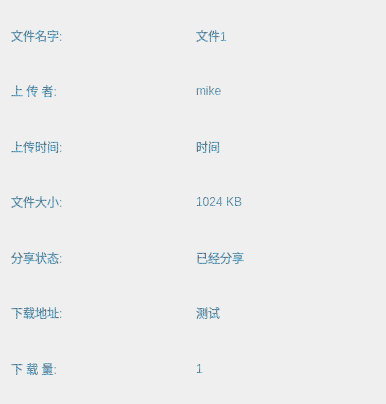
<?xml version="1.0" encoding="UTF-8"?>
<ui version="4.0">
 <class>FilePropertyInfo</class>
 <widget class="QDialog" name="FilePropertyInfo">
  <property name="geometry">
   <rect>
    <x>0</x>
    <y>0</y>
    <width>386</width>
    <height>404</height>
   </rect>
  </property>
  <property name="windowTitle">
   <string>文件属性</string>
  </property>
  <layout class="QGridLayout" name="gridLayout">
   <item row="5" column="0">
    <widget class="QLabel" name="label_12">
     <property name="styleSheet">
      <string notr="true">font: 20pt &quot;华文新魏&quot;;
color: qradialgradient(spread:repeat, cx:0.5, cy:0.5, radius:0.077, fx:0.5, fy:0.5, stop:0 rgba(0, 169, 255, 147), stop:0.497326 rgba(0, 0, 0, 147), stop:1 rgba(0, 169, 255, 147));</string>
     </property>
     <property name="text">
      <string>下载地址:</string>
     </property>
    </widget>
   </item>
   <item row="4" column="0">
    <widget class="QLabel" name="label_10">
     <property name="styleSheet">
      <string notr="true">font: 20pt &quot;华文新魏&quot;;
color: qradialgradient(spread:repeat, cx:0.5, cy:0.5, radius:0.077, fx:0.5, fy:0.5, stop:0 rgba(0, 169, 255, 147), stop:0.497326 rgba(0, 0, 0, 147), stop:1 rgba(0, 169, 255, 147));</string>
     </property>
     <property name="text">
      <string>分享状态:</string>
     </property>
    </widget>
   </item>
   <item row="3" column="1">
    <widget class="QLabel" name="size">
     <property name="styleSheet">
      <string notr="true">font: 20pt &quot;华文新魏&quot;;
color: qradialgradient(spread:repeat, cx:0.5, cy:0.5, radius:0.077, fx:0.5, fy:0.5, stop:0 rgba(0, 169, 255, 147), stop:0.497326 rgba(0, 0, 0, 147), stop:1 rgba(0, 169, 255, 147));</string>
     </property>
     <property name="text">
      <string>1024 KB</string>
     </property>
    </widget>
   </item>
   <item row="3" column="0">
    <widget class="QLabel" name="label_13">
     <property name="styleSheet">
      <string notr="true">font: 20pt &quot;华文新魏&quot;;
color: qradialgradient(spread:repeat, cx:0.5, cy:0.5, radius:0.077, fx:0.5, fy:0.5, stop:0 rgba(0, 169, 255, 147), stop:0.497326 rgba(0, 0, 0, 147), stop:1 rgba(0, 169, 255, 147));</string>
     </property>
     <property name="text">
      <string>文件大小:</string>
     </property>
    </widget>
   </item>
   <item row="2" column="0">
    <widget class="QLabel" name="label_6">
     <property name="styleSheet">
      <string notr="true">font: 20pt &quot;华文新魏&quot;;
color: qradialgradient(spread:repeat, cx:0.5, cy:0.5, radius:0.077, fx:0.5, fy:0.5, stop:0 rgba(0, 169, 255, 147), stop:0.497326 rgba(0, 0, 0, 147), stop:1 rgba(0, 169, 255, 147));</string>
     </property>
     <property name="text">
      <string>上传时间:</string>
     </property>
    </widget>
   </item>
   <item row="1" column="1">
    <widget class="QLabel" name="user">
     <property name="styleSheet">
      <string notr="true">font: 20pt &quot;华文新魏&quot;;
color: qradialgradient(spread:repeat, cx:0.5, cy:0.5, radius:0.077, fx:0.5, fy:0.5, stop:0 rgba(0, 169, 255, 147), stop:0.497326 rgba(0, 0, 0, 147), stop:1 rgba(0, 169, 255, 147));</string>
     </property>
     <property name="text">
      <string>mike</string>
     </property>
    </widget>
   </item>
   <item row="0" column="1">
    <widget class="QLabel" name="filename">
     <property name="styleSheet">
      <string notr="true">font: 20pt &quot;华文新魏&quot;;
color: qradialgradient(spread:repeat, cx:0.5, cy:0.5, radius:0.077, fx:0.5, fy:0.5, stop:0 rgba(0, 169, 255, 147), stop:0.497326 rgba(0, 0, 0, 147), stop:1 rgba(0, 169, 255, 147));</string>
     </property>
     <property name="text">
      <string>文件1</string>
     </property>
    </widget>
   </item>
   <item row="1" column="0">
    <widget class="QLabel" name="label_4">
     <property name="styleSheet">
      <string notr="true">font: 20pt &quot;华文新魏&quot;;
color: qradialgradient(spread:repeat, cx:0.5, cy:0.5, radius:0.077, fx:0.5, fy:0.5, stop:0 rgba(0, 169, 255, 147), stop:0.497326 rgba(0, 0, 0, 147), stop:1 rgba(0, 169, 255, 147));</string>
     </property>
     <property name="text">
      <string>上 传 者:</string>
     </property>
    </widget>
   </item>
   <item row="6" column="0">
    <widget class="QLabel" name="label_8">
     <property name="styleSheet">
      <string notr="true">font: 20pt &quot;华文新魏&quot;;
color: qradialgradient(spread:repeat, cx:0.5, cy:0.5, radius:0.077, fx:0.5, fy:0.5, stop:0 rgba(0, 169, 255, 147), stop:0.497326 rgba(0, 0, 0, 147), stop:1 rgba(0, 169, 255, 147));</string>
     </property>
     <property name="text">
      <string>下 载 量:</string>
     </property>
    </widget>
   </item>
   <item row="2" column="1">
    <widget class="QLabel" name="time">
     <property name="styleSheet">
      <string notr="true">font: 20pt &quot;华文新魏&quot;;
color: qradialgradient(spread:repeat, cx:0.5, cy:0.5, radius:0.077, fx:0.5, fy:0.5, stop:0 rgba(0, 169, 255, 147), stop:0.497326 rgba(0, 0, 0, 147), stop:1 rgba(0, 169, 255, 147));</string>
     </property>
     <property name="text">
      <string>时间</string>
     </property>
    </widget>
   </item>
   <item row="4" column="1">
    <widget class="QLabel" name="share">
     <property name="styleSheet">
      <string notr="true">font: 20pt &quot;华文新魏&quot;;
color: qradialgradient(spread:repeat, cx:0.5, cy:0.5, radius:0.077, fx:0.5, fy:0.5, stop:0 rgba(0, 169, 255, 147), stop:0.497326 rgba(0, 0, 0, 147), stop:1 rgba(0, 169, 255, 147));</string>
     </property>
     <property name="text">
      <string>已经分享</string>
     </property>
    </widget>
   </item>
   <item row="0" column="0">
    <widget class="QLabel" name="label_2">
     <property name="styleSheet">
      <string notr="true">font: 20pt &quot;华文新魏&quot;;
color: qradialgradient(spread:repeat, cx:0.5, cy:0.5, radius:0.077, fx:0.5, fy:0.5, stop:0 rgba(0, 169, 255, 147), stop:0.497326 rgba(0, 0, 0, 147), stop:1 rgba(0, 169, 255, 147));</string>
     </property>
     <property name="text">
      <string>文件名字:</string>
     </property>
    </widget>
   </item>
   <item row="5" column="1">
    <widget class="QLabel" name="url">
     <property name="styleSheet">
      <string notr="true">font: 20pt &quot;华文新魏&quot;;
color: qradialgradient(spread:repeat, cx:0.5, cy:0.5, radius:0.077, fx:0.5, fy:0.5, stop:0 rgba(0, 169, 255, 147), stop:0.497326 rgba(0, 0, 0, 147), stop:1 rgba(0, 169, 255, 147));</string>
     </property>
     <property name="text">
      <string>测试</string>
     </property>
    </widget>
   </item>
   <item row="6" column="1">
    <widget class="QLabel" name="pv">
     <property name="styleSheet">
      <string notr="true">font: 20pt &quot;华文新魏&quot;;
color: qradialgradient(spread:repeat, cx:0.5, cy:0.5, radius:0.077, fx:0.5, fy:0.5, stop:0 rgba(0, 169, 255, 147), stop:0.497326 rgba(0, 0, 0, 147), stop:1 rgba(0, 169, 255, 147));</string>
     </property>
     <property name="text">
      <string>1</string>
     </property>
    </widget>
   </item>
  </layout>
  <zorder>label_2</zorder>
  <zorder>label_4</zorder>
  <zorder>label_6</zorder>
  <zorder>label_13</zorder>
  <zorder>label_10</zorder>
  <zorder>label_12</zorder>
  <zorder>label_8</zorder>
  <zorder>filename</zorder>
  <zorder>user</zorder>
  <zorder>time</zorder>
  <zorder>size</zorder>
  <zorder>share</zorder>
  <zorder>url</zorder>
  <zorder>pv</zorder>
 </widget>
 <resources/>
 <connections/>
</ui>
